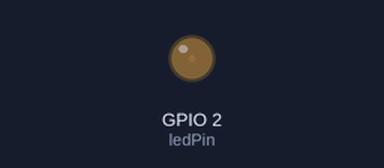
Recording of a sketch running on a simulated ESP32. Parts: output pins drawn as LEDs (lit = HIGH).

Above: at 0.05 s.
At 0.95 s:
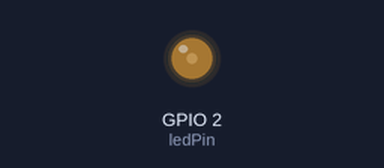
At 1.9 s:
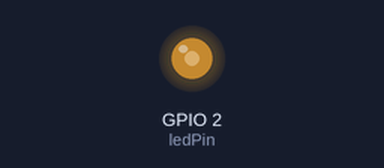
At 3.8 s:
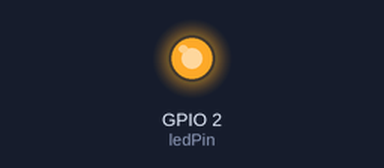
Timing chart, 0 to 8.8 s (numbered marks = the images above):
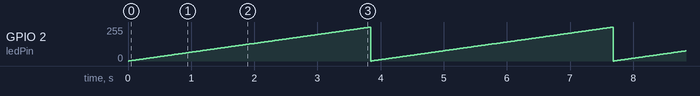

Measured:
- by itself, GPIO 2 (ledPin): ramps from 0/255 to 255/255 and jumps back, once every 3.8 s

The sketch:

04_PWM.ino
```cpp
const int ledPin = 2;

const int freq = 2000;
const int ledChannel = 0;
const int resolution = 8;

void setup() {
  // put your setup code here, to run once:
  ledcSetup(ledChannel, freq, resolution);
  ledcAttachPin(ledPin, ledChannel);
}

void loop() {
  // put your main code here, to run repeatedly:
  for(int dutyCycle = 0; dutyCycle <= 255; dutyCycle++) {
    ledcWrite(ledChannel, dutyCycle);
    delay(15);
  }

  for(int dutyCycle = 255; dutyCycle <= 0; dutyCycle++) {
    ledcWrite(ledChannel, dutyCycle);
    delay(15);
  }
}
```
